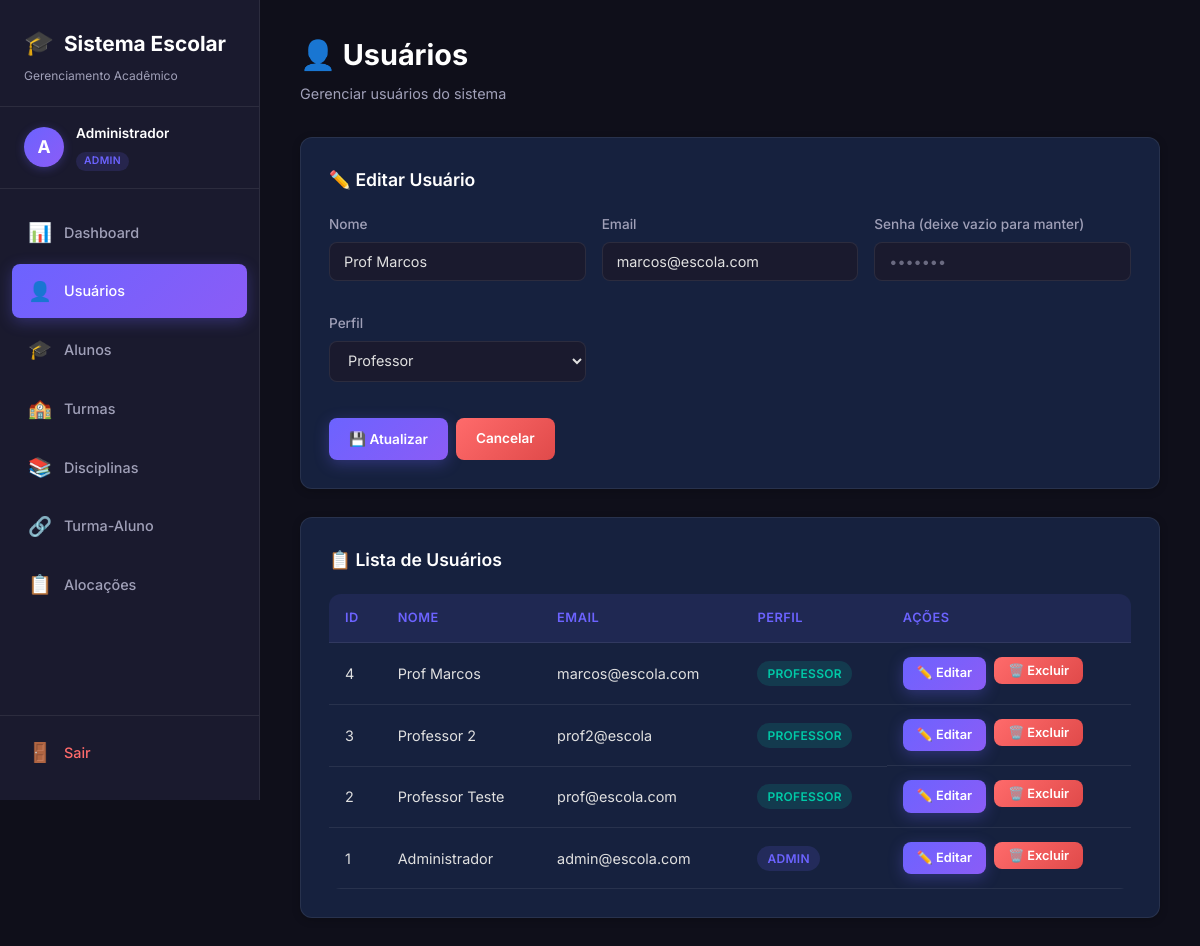
Screenshot of /index.php?page=usuarios&edit=4 (signed in) with the database file from the repository.
### tables this page shows
CREATE TABLE usuarios (
        id INTEGER PRIMARY KEY AUTOINCREMENT,
        nome VARCHAR(100) NOT NULL,
        email VARCHAR(100) NOT NULL UNIQUE,
        senha VARCHAR(255) NOT NULL,
        perfil TEXT CHECK(perfil IN ('admin','professor')) NOT NULL
    );

### app/controllers/UsuarioController.php (called while the page is built, shortened)
<?php
require_once __DIR__ . '/../models/Usuario.php';
class UsuarioController {
    private $model;
    public function __construct($pdo) {
        $this->model = new Usuario($pdo);
    }
    public function index() {
        if (isset($_GET['edit'])) {
            $editData = $this->model->getById($_GET['edit']);
        }
        $usuarios = $this->model->getAll();
        include __DIR__ . '/../views/layout/header.php';
        include __DIR__ . '/../views/layout/sidebar.php';
        include __DIR__ . '/../views/usuarios/index.php';
        include __DIR__ . '/../views/layout/footer.php';
    }
}
?>

### app/models/Usuario.php (called while the page is built, shortened)
<?php
class Usuario {
    private $pdo;
    public function __construct($pdo) {
        $this->pdo = $pdo;
    }
    public function getAll() {
        return $this->pdo->query("SELECT * FROM usuarios ORDER BY id DESC")->fetchAll();
    }
    public function getById($id) {
        $stmt = $this->pdo->prepare("SELECT * FROM usuarios WHERE id = ?");
        $stmt->execute([$id]);
        return $stmt->fetch();
    }
}
?>

### app/views/usuarios/index.php (the view, shortened to what this page needs)
<div class="main-content">
    <div class="page-header">
        <h1>👤 Usuários</h1>
        <p>Gerenciar usuários do sistema</p>
    </div>
    <div class="card">
        <h3 class="card-title"><?= $editData ? '✏️ Editar Usuário' : '➕ Novo Usuário' ?></h3>
        <form method="POST" action="index.php?page=usuarios">
            <div class="form-grid">
                <div class="form-group">
                    <label>Nome</label>
                    <input type="text" name="nome" required placeholder="Nome completo" value="<?= htmlspecialchars($editData['nome'] ?? '') ?>">
                </div>
                <div class="form-group">
                    <label>Email</label>
                    <input type="email" name="email" required placeholder="email@exemplo.com" value="<?= htmlspecialchars($editData['email'] ?? '') ?>">
                </div>
                <div class="form-group">
                    <label>Senha <?= $editData ? '(deixe vazio para manter)' : '' ?></label>
                    <input type="password" name="senha" <?= $editData ? '' : 'required' ?> placeholder="•••••••">
                </div>
                <div class="form-group">
                    <label>Perfil</label>
                    <select name="perfil" required>
                        <option value="professor" <?= ($editData['perfil'] ?? '') === 'professor' ? 'selected' : '' ?>>Professor</option>
                    </select>
                </div>
            </div>
            <div class="btn-group">
                <button type="submit" class="btn btn-primary"><?= $editData ? '💾 Atualizar' : '➕ Cadastrar' ?></button>
                <?php if ($editData): ?>
                    <a href="index.php?page=usuarios" class="btn btn-danger">Cancelar</a>
                <?php endif; ?>
            </div>
        </form>
    </div>
    <div class="card">
        <h3 class="card-title">📋 Lista de Usuários</h3>
        <?php if (empty($usuarios)): ?>
            <div class="empty-state">
                <div class="empty-icon">👤</div>
                <p>Nenhum usuário cadastrado ainda.</p>
            </div>
        <?php else: ?>
            <div class="table-wrapper">
                <table>
                    <thead>
                        <tr>
                            <th>ID</th>
                            <th>Nome</th>
                            <th>Email</th>
                            <th>Perfil</th>
                            <th>Ações</th>
                        </tr>
                    </thead>
                    <tbody>
                        <?php foreach ($usuarios as $u): ?>
                        <tr>
                            <td><?= $u['id'] ?></td>
                            <td><?= htmlspecialchars($u['nome']) ?></td>
                            <td><?= htmlspecialchars($u['email']) ?></td>
                            <td><span class="badge badge-<?= $u['perfil'] ?>"><?= $u['perfil'] ?></span></td>
                            <td class="actions">
                                <a href="index.php?page=usuarios&edit=<?= $u['id'] ?>" class="btn btn-primary btn-sm">✏️ Editar</a>
                                <form method="POST" action="index.php?page=usuarios" style="display:inline" onsubmit="return confirm('Deseja excluir este usuário?')">
                                    <button type="submit" class="btn btn-danger btn-sm">🗑️ Excluir</button>
                                </form>
                            </td>
                        </tr>
                        <?php endforeach; ?>
                    </tbody>
                </table>
            </div>
        <?php endif; ?>
    </div>
</div>

### style.css (style rules this page uses)
:root { --bg-primary: #0f0f1a; --bg-secondary: #1a1a2e; --bg-card: #16213e; --bg-input: #1a1a2e; --text-primary: #e0e0e0; --text-secondary: #a0a0b8; --text-heading: #ffffff; --accent: #6c63ff; --accent-hover: #5a52d5; --accent-glow: rgba(108, 99, 255, 0.3); --success: #00c9a7; --success-hover: #00a88a; --danger: #ff6b6b; --danger-hover: #e04a4a; --warning: #ffc107; --border: rgba(255, 255, 255, 0.08); --border-focus: rgba(108, 99, 255, 0.5); --shadow: 0 8px 32px rgba(0, 0, 0, 0.3); --shadow-sm: 0 2px 8px rgba(0, 0, 0, 0.2); --radius: 12px; --radius-sm: 8px; --transition: all 0.3s cubic-bezier(0.4, 0, 0.2, 1); }
*, *::before, *::after { margin: 0; padding: 0; box-sizing: border-box; }
html { scroll-behavior: smooth; }
body { font-family: 'Inter', -apple-system, BlinkMacSystemFont, sans-serif; background: var(--bg-primary); color: var(--text-primary); min-height: 100vh; line-height: 1.6; }
.main-content { margin-left: 260px; padding: 32px 40px; min-height: 100vh; }
.page-header { margin-bottom: 32px; }
.page-header h1 { font-size: 1.8rem; font-weight: 700; color: var(--text-heading); margin-bottom: 4px; }
.page-header p { color: var(--text-secondary); font-size: 0.9rem; }
.card { background: var(--bg-card); border: 1px solid var(--border); border-radius: var(--radius); padding: 28px; margin-bottom: 28px; box-shadow: var(--shadow-sm); }
.card-title { font-size: 1.1rem; font-weight: 600; color: var(--text-heading); margin-bottom: 20px; display: flex; align-items: center; gap: 8px; }
.form-grid { display: grid; grid-template-columns: repeat(auto-fit, minmax(250px, 1fr)); gap: 16px; }
.form-group { margin-bottom: 16px; }
.form-group label { display: block; font-size: 0.85rem; font-weight: 500; color: var(--text-secondary); margin-bottom: 6px; }
.form-group input, .form-group select { width: 100%; padding: 10px 14px; background: var(--bg-input); border: 1px solid var(--border); border-radius: var(--radius-sm); color: var(--text-primary); font-family: 'Inter', sans-serif; font-size: 0.9rem; transition: var(--transition); outline: none; }
.form-group input::placeholder { color: var(--text-secondary); opacity: 0.6; }
.form-group select option { background: var(--bg-secondary); color: var(--text-primary); }
.btn { display: inline-flex; align-items: center; gap: 6px; padding: 10px 20px; font-family: 'Inter', sans-serif; font-size: 0.85rem; font-weight: 600; border: none; border-radius: var(--radius-sm); cursor: pointer; transition: var(--transition); text-decoration: none; }
.btn-primary { background: linear-gradient(135deg, var(--accent), #8b5cf6); color: #fff; box-shadow: 0 4px 15px var(--accent-glow); }
.btn-danger { background: linear-gradient(135deg, var(--danger), #e04a4a); color: #fff; }
.btn-sm { padding: 6px 14px; font-size: 0.8rem; }
.btn-group { display: flex; gap: 8px; margin-top: 20px; }
.table-wrapper { overflow-x: auto; border-radius: var(--radius); }
table { width: 100%; border-collapse: collapse; }
thead th { background: rgba(108, 99, 255, 0.1); color: var(--accent); font-size: 0.8rem; font-weight: 600; text-transform: uppercase; letter-spacing: 0.5px; padding: 14px 16px; text-align: left; border-bottom: 1px solid var(--border); }
tbody tr { transition: var(--transition); }
tbody td { padding: 14px 16px; font-size: 0.9rem; border-bottom: 1px solid var(--border); color: var(--text-primary); }
.actions { display: flex; gap: 8px; }
.badge { display: inline-block; padding: 3px 10px; border-radius: 20px; font-size: 0.75rem; font-weight: 600; text-transform: uppercase; letter-spacing: 0.3px; }
.badge-admin { background: rgba(108, 99, 255, 0.15); color: var(--accent); }
.badge-professor { background: rgba(0, 201, 167, 0.15); color: var(--success); }

### rows the page displays
usuarios: nome "Prof Marcos", email "marcos@escola.com", perfil "Professor", id "4", perfil "PROFESSOR"
usuarios: id "3", nome "Professor 2", email "prof2@escola", perfil "PROFESSOR"
usuarios: id "2", nome "Professor Teste", email "prof@escola.com", perfil "PROFESSOR"
usuarios: id "1", nome "Administrador", email "admin@escola.com", perfil "ADMIN"

### other values shown
mb_substr($userName, 0, 1, 'UTF-8') "A"
$userName "Administrador"
$userPerfil "ADMIN"
$item['icon'] "📊"
$item['label'] "Dashboard"
$item['icon'] "👤"
$item['label'] "Usuários"
$item['icon'] "🎓"
$item['label'] "Alunos"
$item['icon'] "🏫"
$item['label'] "Turmas"
$item['icon'] "📚"
$item['label'] "Disciplinas"
$item['icon'] "🔗"
$item['label'] "Turma-Aluno"
